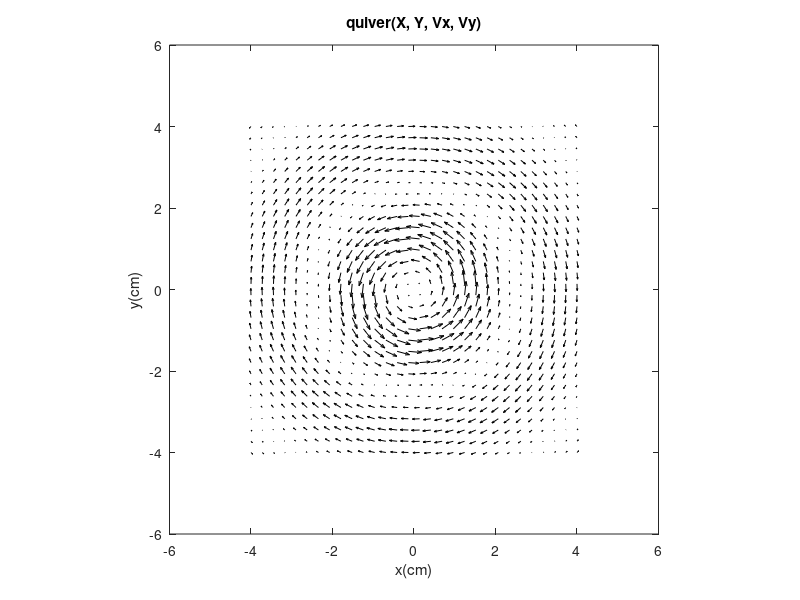

This figure's MATLAB source:
% DemoQuiver.m
%   Author: Heino Vanderjuice
%% set parameters
Nx=30;
a=1.5;
lambda=5;
%% define grid
x=linspace(-4,4,Nx);
[X, Y]=meshgrid(x,x);
%% Compute Example Vector Field
Rmag=sqrt(X.*X+Y.*Y);
ThetaHatx=-Y./Rmag;
ThetaHaty=X./Rmag;
Vmag=sin(2*pi*Rmag/lambda).*Rmag.*exp(-Rmag/a);
Vx=Vmag.*ThetaHatx;
Vy=Vmag.*ThetaHaty;
%% Plot Vector Field
quiver(X, Y, Vx, Vy, 'k');
axis square
title('quiver(X, Y, Vx, Vy)')
xlabel('x(cm)')
ylabel('y(cm)')